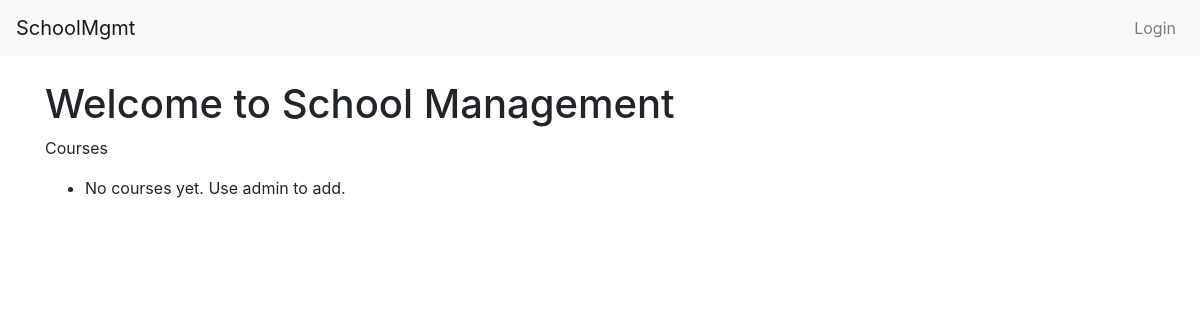
Before: / with the older database file.
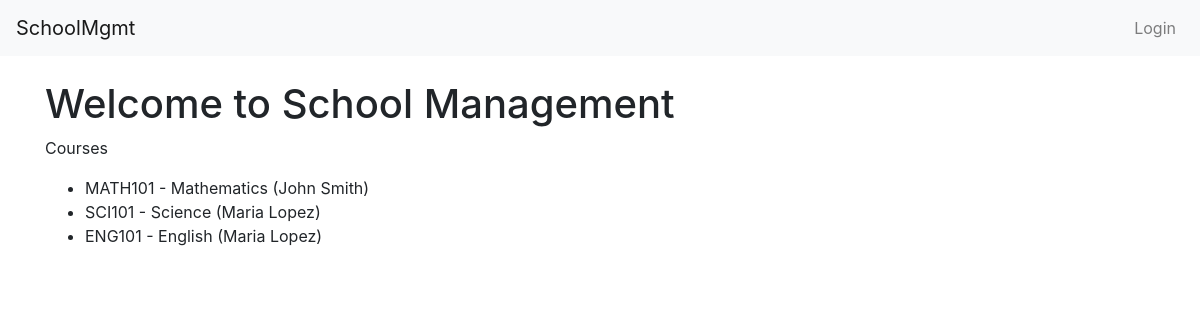
After: the same page with the newer database file.
### core/models.py (models this page shows, shortened)
class Course(models.Model):
    code = models.CharField(max_length=20, unique=True)
    name = models.CharField(max_length=200)
    teacher = models.ForeignKey(Teacher, on_delete=models.SET_NULL, null=True, blank=True, related_name="courses")

class Teacher(models.Model):
    user = models.OneToOneField(User, on_delete=models.CASCADE, related_name="teacher_profile")
    phone = models.CharField(max_length=20, blank=True)
    def __str__(self):
        return self.user.get_full_name() or self.user.username

### core/views.py (the view)
# urls.py: path("", views.index, name="index"),
def index(request):
    courses = Course.objects.all()[:10]
    return render(request, "core/index.html", {"courses": courses})

### core/templates/core/index.html
{% extends "core/base.html" %}
{% block content %}
<h1>Welcome to School Management</h1>
<p>Courses</p>
<ul>
  {% for c in courses %}
    <li>{{ c.code }} - {{ c.name }} ({{ c.teacher }})</li>
  {% empty %}
    <li>No courses yet. Use admin to add.</li>
  {% endfor %}
</ul>
{% endblock %}

Changed rows visible on the page:
added Course: code "MATH101", name "Mathematics", teacher "John Smith"
added Course: code "SCI101", name "Science", teacher "Maria Lopez"
added Course: code "ENG101", name "English", teacher "Maria Lopez"
Other visible differences:
text no longer shown: "No courses yet. Use admin to add."
